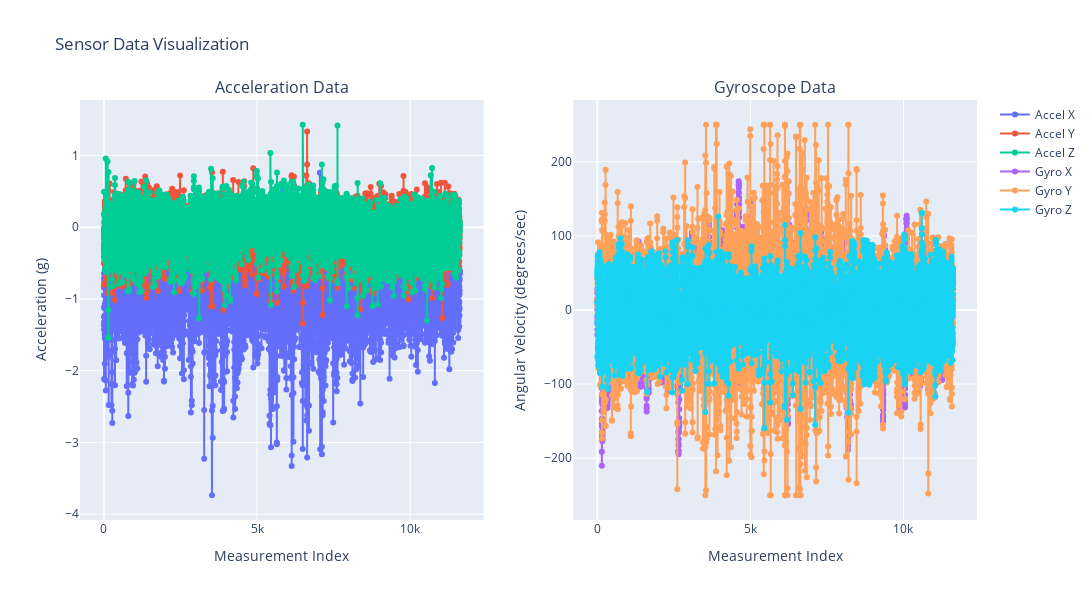

The notebook cell saved with this chart:
### Code cell
import plotly.graph_objects as go
from plotly.subplots import make_subplots

# Create a figure with subplots
fig = make_subplots(rows=1, cols=2, subplot_titles=("Acceleration Data", "Gyroscope Data"))

# Acceleration Data
fig.add_trace(go.Scatter(x=df.index, y=df['acceleration_x'], mode='lines+markers', name='Accel X'), row=1, col=1)
fig.add_trace(go.Scatter(x=df.index, y=df['acceleration_y'], mode='lines+markers', name='Accel Y'), row=1, col=1)
fig.add_trace(go.Scatter(x=df.index, y=df['acceleration_z'], mode='lines+markers', name='Accel Z'), row=1, col=1)

# Gyroscope Data
fig.add_trace(go.Scatter(x=df.index, y=df['gyroscope_x'], mode='lines+markers', name='Gyro X'), row=1, col=2)
fig.add_trace(go.Scatter(x=df.index, y=df['gyroscope_y'], mode='lines+markers', name='Gyro Y'), row=1, col=2)
fig.add_trace(go.Scatter(x=df.index, y=df['gyroscope_z'], mode='lines+markers', name='Gyro Z'), row=1, col=2)

# Update xaxis properties
fig.update_xaxes(title_text="Measurement Index", row=1, col=1)
fig.update_xaxes(title_text="Measurement Index", row=1, col=2)

# Update yaxis properties
fig.update_yaxes(title_text="Acceleration (g)", row=1, col=1)
fig.update_yaxes(title_text="Angular Velocity (degrees/sec)", row=1, col=2)

# Update layout for the figure
fig.update_layout(height=600, width=1200, title_text="Sensor Data Visualization", showlegend=True)

# Show the figure
fig.show()

### Figure 1 — Plotly figure (JSON) as saved in the notebook; plotly's stock layout.template omitted (floating-point values rounded to 4 significant figures; data arrays with more than 128 entries replaced by an {"elided": "..."} marker saying what was removed)
{"data": [{"mode": "lines+markers", "name": "Accel X", "type": "scatter", "x": {"elided": "11620 int values"}, "xaxis": "x", "y": {"elided": "11620 float values"}, "yaxis": "y"}, {"mode": "lines+markers", "name": "Accel Y", "type": "scatter", "x": {"elided": "11620 int values"}, "xaxis": "x", "y": {"elided": "11620 float values"}, "yaxis": "y"}, {"mode": "lines+markers", "name": "Accel Z", "type": "scatter", "x": {"elided": "11620 int values"}, "xaxis": "x", "y": {"elided": "11620 float values"}, "yaxis": "y"}, {"mode": "lines+markers", "name": "Gyro X", "type": "scatter", "x": {"elided": "11620 int values"}, "xaxis": "x2", "y": {"elided": "11620 float values"}, "yaxis": "y2"}, {"mode": "lines+markers", "name": "Gyro Y", "type": "scatter", "x": {"elided": "11620 int values"}, "xaxis": "x2", "y": {"elided": "11620 float values"}, "yaxis": "y2"}, {"mode": "lines+markers", "name": "Gyro Z", "type": "scatter", "x": {"elided": "11620 int values"}, "xaxis": "x2", "y": {"elided": "11620 float values"}, "yaxis": "y2"}], "layout": {"annotations": [{"font": {"size": 16}, "showarrow": false, "text": "Acceleration Data", "x": 0.225, "xanchor": "center", "xref": "paper", "y": 1, "yanchor": "bottom", "yref": "paper"}, {"font": {"size": 16}, "showarrow": false, "text": "Gyroscope Data", "x": 0.775, "xanchor": "center", "xref": "paper", "y": 1, "yanchor": "bottom", "yref": "paper"}], "height": 600, "showlegend": true, "title": {"text": "Sensor Data Visualization"}, "width": 1200, "xaxis": {"anchor": "y", "domain": [0, 0.45], "title": {"text": "Measurement Index"}}, "xaxis2": {"anchor": "y2", "domain": [0.55, 1], "title": {"text": "Measurement Index"}}, "yaxis": {"anchor": "x", "domain": [0, 1], "title": {"text": "Acceleration (g)"}}, "yaxis2": {"anchor": "x2", "domain": [0, 1], "title": {"text": "Angular Velocity (degrees/sec)"}}}}
